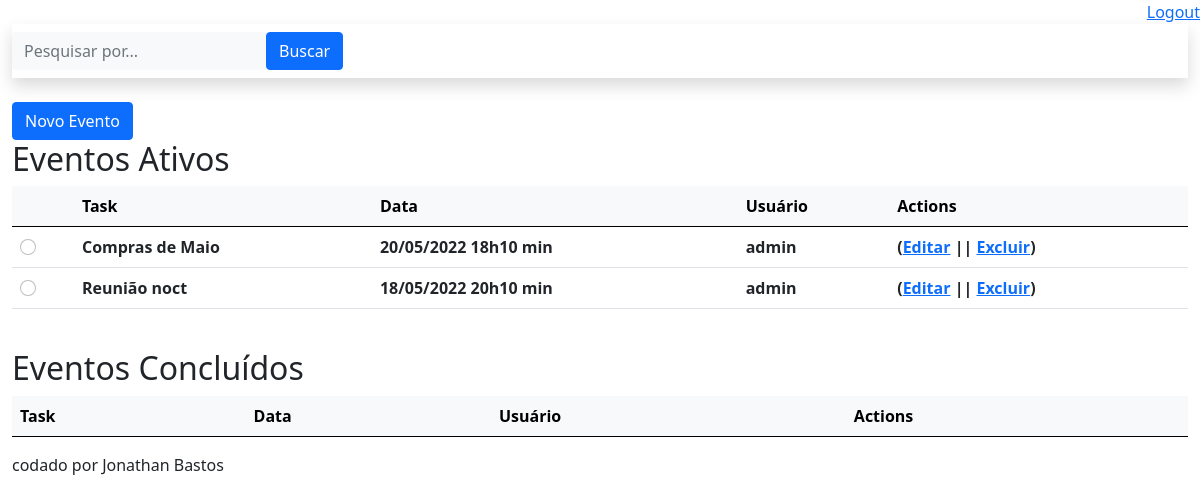
The app's page /agendaApp/ (signed in), older data.
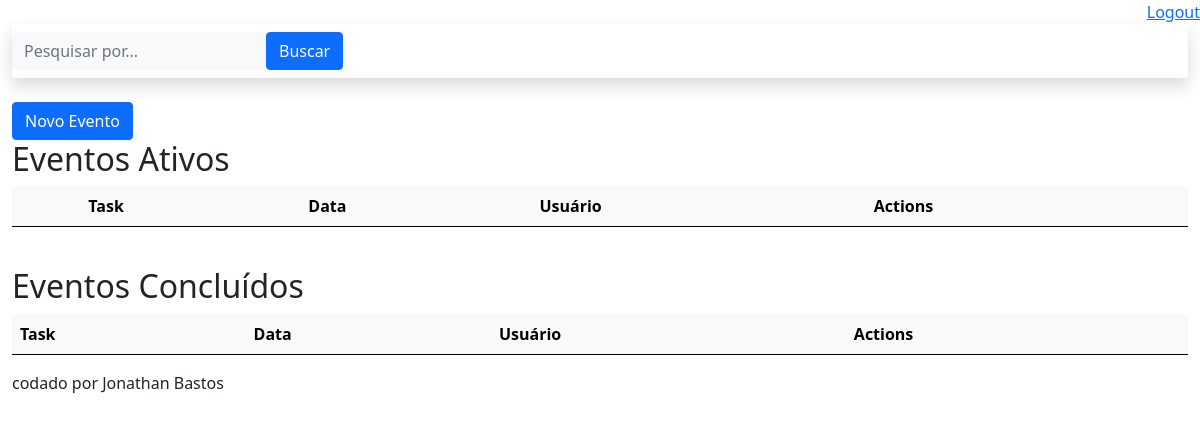
The same page, newer data.
### core/models.py (models this page shows, shortened)
class Evento(models.Model):
    titulo = models.CharField(max_length=100)
    descricao = models.TextField(blank=True, null=True)
    data_evento = models.DateTimeField(verbose_name='Data do Evento')
    data_criacao = models.DateTimeField(auto_now=True, verbose_name='Data de Criação')
    usuario = models.ForeignKey(User, on_delete=models.CASCADE, verbose_name='Criado por:') #pegando o usuário do djangoAdmin
    class Meta:
        db_table = 'evento'
    def get_data_evento(self):          # altera o padrão de apresentação da data
        return self.data_evento.strftime('%d/%m/%Y %Hh%M min')
    def get_evento_atrasado(self):  #verifica se o evento está atrasado
        if self.data_evento < datetime.now():
            return True
        else:
            return False

### core/views.py (the view)
# urls.py: path('agendaApp/', views.lista_eventos),
@login_required(login_url='/login/') #envia a sessão não logada para a page de login
def lista_eventos(request):     #lista os eventos
    usuario = request.user
    data_atual = datetime.now() - timedelta(hours=1)
    evento = Evento.objects.filter(usuario=usuario,
                                   data_evento__gt=data_atual) # __gt para pegar valor maior e __lt para valor menor
    dados = {'eventos': evento}
    return render(request, 'agenda.html', dados)

### templates/agenda.html (shortened to what this page needs)
{% extends "model-page.html" %}
{% block content %}
<div class="conteiner">
    <a href="evento/">
        <button class="btn btn-primary" type="button">Novo Evento</button>
    </a>
    <h2>Eventos Ativos</h2>
    <table class="table">
        <thead class="table-light">
            <tr>
                <th></th>
                <th>Task</th>
                <th>Data</th>
                <th>Usuário</th>
                <th>Actions</th>
            </tr>
        </thead>
        <tbody>
            {% for evento in eventos %}
                <div >
                    <tr>
                        <th><input class="form-check-input" type="radio" name="flexRadioDefault" id="flexRadioDefault1"></th>
                        <th>{{ evento.titulo }}</th>
                        <th>{{ evento.get_data_evento }}</th>
                        <th>{{ evento.usuario }}</th>
                        <th>(<a href="evento/?id={{ evento.id }}">Editar</a> ||
                            <a href="evento/delete/{{ evento.id }}/">Excluir</a>)</th>
                    </tr>
                </div>
            {% endfor %}
        </tbody>
    </table> <br>
    <h2>Eventos Concluídos</h2>
    <table class="table">
        <thead class="table-light">
            <tr>
                <th>Task</th>
                <th>Data</th>
                <th>Usuário</th>
                <th>Actions</th>
            </tr>
        </thead>
    </table>
</div>
{% endblock %}

Row changes from the older to the newer data that the page shows:
removed Evento: titulo "Compras de Maio", get_data_evento "20/05/2022 18h10 min", usuario "admin"
removed Evento: titulo "Reunião noct", get_data_evento "18/05/2022 20h10 min", usuario "admin"
